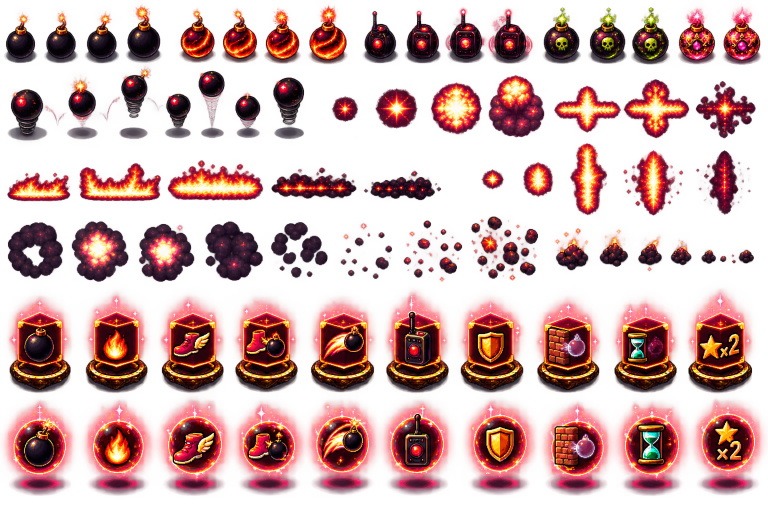
#> input picture assets/src/effects_sheet.png, 1536 x 1024 px, found by its file name (shown at 1/2 size)
$ python cut_fire.py
#> lines starting #> are read from the running program, lines starting #| are printed output that depends on the picture; after the words box and inside, x2 and y2 are one past the last pixel; in counts of white or black regions, pixels touching at a corner belong together
### tools/spritecut.py
"""shared helpers: key, premultiplied downscale, shared-palette quantise, sheets"""
from PIL import Image
import numpy as np
from scipy import ndimage

# [33 lines left out: functions key, largest_blob, fit, not called in this run]

def quantise(frames, ncol):
    arrs=[np.array(f) for f in frames]
    pix=np.concatenate([a[a[...,3]>=128][:,:3] for a in arrs])
    side=int(np.ceil(np.sqrt(len(pix)))); pad=np.zeros((side*side,3),'uint8'); pad[:len(pix)]=pix; pad[len(pix):]=pix[:side*side-len(pix)]
    pal_img=Image.fromarray(pad.reshape(side,side,3)).quantize(colors=ncol,method=Image.MEDIANCUT,dither=Image.NONE)
    pal=np.array(pal_img.getpalette()[:ncol*3]).reshape(-1,3)
    out=[]
    for a in arrs:
        m=a[...,3]>=128; rgb=a[...,:3].astype(int)
        idx=((rgb[...,None,:]-pal[None,None,:,:])**2).sum(-1).argmin(-1)
        q=np.zeros_like(a); q[...,:3]=pal[idx]; q[...,3]=np.where(m,255,0); q[~m,:3]=0
        out.append(Image.fromarray(q.astype('uint8'),'RGBA'))
    return out, pal

def sheet(frames, cols, scale=1, bg=(0,0,0,0)):
    fw=max(f.width for f in frames); fh=max(f.height for f in frames); rows=(len(frames)+cols-1)//cols
    s=Image.new('RGBA',(fw*cols,fh*rows),bg)
    for i,f in enumerate(frames): s.paste(f,((i%cols)*fw,(i//cols)*fh),f)
    if scale>1: s=s.resize((s.width*scale,s.height*scale),Image.NEAREST)
    return s

### tools/cut_fire.py
"""Fire tiles from the effects sheet (painted gradient bg, so key by fire brightness, not bg distance).
Horizontal arm tiles from the 3 horizontal strips, vertical from the 2 vertical strips, centre from the cross. All 48x48."""
import sys, os; sys.path.insert(0,'tools')
from spritecut import *
from PIL import Image
import numpy as np
from scipy import ndimage
A='assets/sprites/48/anim'; W='work'; T=48
sheet_im=np.array(Image.open('assets/src/effects_sheet.png').convert('RGBA')).astype(float)
BOX={'h0':(26,362,129,396),'h1':(170,338,309,399),'h2':(345,347,516,393),'v0':(1155,293,1196,420),'v1':(1289,312,1324,415),'c0':(1118,179,1233,255),'c1':(1259,172,1369,263)}
def fire_key(cell, pad=6):
    r,g,b=cell[...,0],cell[...,1],cell[...,2]; heat=np.clip((r+g-260)/120,0,1)*np.clip((r-90)/80,0,1)    # bright + warm = fire
    a=cell.copy(); a[...,3]=heat*255; return a
def tile(name, thick):
    """scale so the strip's thin dimension = thick px, then CROP the long dimension to the tile (never stretch)"""
    x0,y0,x1,y1=BOX[name]; c=fire_key(sheet_im[y0-4:y1+4, x0-4:x1+4])
    im=Image.fromarray(c.astype('uint8'),'RGBA'); horizontal=im.width>=im.height
    s=thick/(im.height if horizontal else im.width)
    small=im.convert('RGBa').resize((max(1,round(im.width*s)),max(1,round(im.height*s))),Image.LANCZOS).convert('RGBA')
    fr=Image.new('RGBA',(T,T),(0,0,0,0)); fr.paste(small,((T-small.width)//2,(T-small.height)//2),small); return fr
# ONE master: the vertical beam strips. Horizontal = the same beam turned 90 degrees, centre = both overlaid (brighter core). One style for the whole cross.
v=[tile('v0',38),tile('v1',38),tile('v0',38).transpose(Image.FLIP_TOP_BOTTOM)]
#> in tile, `fr = Image.new('RGBA', (T, T), (0, 0, 0, 0))`: fr: PIL image 48x48 RGBA; every value is 0
#> call 2 of tile, with name = 'v1', thick = 38
#> in tile (call 2), `x0, y0, x1, y1 = BOX[name]`: x0 = 1289; y0 = 312; x1 = 1324; y1 = 415
#> in tile (call 2), `fr.paste(small, ((T - small.width) // 2, (T - small.height) // 2), sma`:
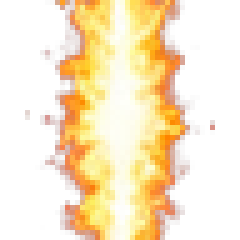
#> fr: PIL image 48x48 RGBA (shown 5 times larger); mean R, G, B, A 115.2, 90.4, 56.7, 108.6; transparent parts drawn white
h=[t.transpose(Image.ROTATE_90) for t in v]
#> h = 3 items
def overlay(a,b):
    A=np.array(a).astype(int); B=np.array(b).astype(int); out=A.copy()
    m=B[...,3]>A[...,3]; out[m]=B[m]
    both=(A[...,3]>128)&(B[...,3]>128); out[both,:3]=np.clip(np.maximum(A[both,:3],B[both,:3])+30,0,255)   # hotter where the beams cross
    return Image.fromarray(out.astype('uint8'),'RGBA')
c=[overlay(v[i],h[i]) for i in range(3)]
#> in overlay, `m = B[..., 3] > A[..., 3]`:
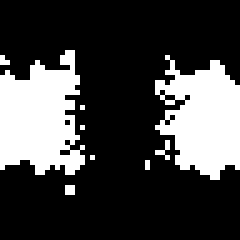
#> m: shape (48, 48) bool (shown 5 times larger); 26.1% white; 9 white regions (7 under 20 px), largest, box (x1, y1, x2, y2) and area: (0, 10, 17, 35) 301, (31, 11, 48, 36) 283
#> in overlay, `both = (A[..., 3] > 128) & (B[..., 3] > 128)`: both: shape (48, 48) bool; 21.1% white; 3 white regions (2 under 20 px), largest, box (x1, y1, x2, y2) and area: (12, 9, 39, 36) 478
#> in overlay (call 2), `m = B[..., 3] > A[..., 3]`: m: shape (48, 48) bool; 30.3% white; 5 white regions (3 under 20 px), largest, box (x1, y1, x2, y2) and area: (0, 11, 17, 40) 367, (30, 11, 48, 37) 324
#> in overlay (call 2), `both = (A[..., 3] > 128) & (B[..., 3] > 128)`: both: shape (48, 48) bool; 21.5% white; 5 white regions (4 under 20 px), largest, box (x1, y1, x2, y2) and area: (12, 11, 37, 36) 491
#> in overlay (call 3), `m = B[..., 3] > A[..., 3]`: m: shape (48, 48) bool; 26.4% white; 10 white regions (8 under 20 px), largest, box (x1, y1, x2, y2) and area: (0, 12, 19, 36) 307, (31, 12, 48, 35) 283
#> c = 3 items
allf=h+v+c
#> allf = 9 items
q,pal=quantise(allf,32)
#> in quantise, `side = int(np.ceil(np.sqrt(len(pix))))`: side = 97
#> in quantise, `pal_img=Image.fromarray(pad.reshape(side,side,3)).quantize(colors=ncol..`:
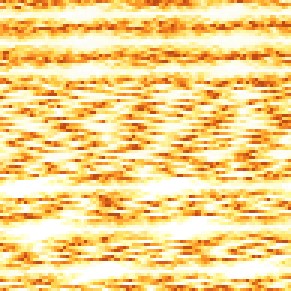
#> pal_img: PIL image 97x97 P (shown 3 times larger); mean R, G, B 249.3, 212.9, 139.3
#> in quantise, `pal=np.array(pal_img.getpalette()[:ncol*3]).reshape(-1,3)`: pal = 32 rows, first 8: [255, 255, 255], [255, 255, 250], [253, 254, 249], [254, 254, 240], [254, 254, 225], [253, 252, 244], [253, 251, 235], [253, 251, 223]
#> the loop in quantise, `for a in arrs:` made 9 passes
#> after the loop in quantise, `for a in arrs:`:
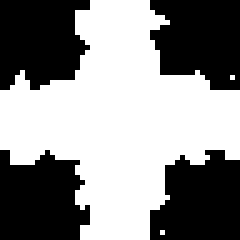
#> m: shape (48, 48) bool (shown 5 times larger); 54.3% white; 4 black regions, box (x1, y1, x2, y2) and area: (0, 0, 18, 18) 265, (30, 0, 48, 18) 265, (0, 30, 18, 48) 262, (30, 30, 48, 48) 260
#> after the loop in quantise, `for a in arrs:`:
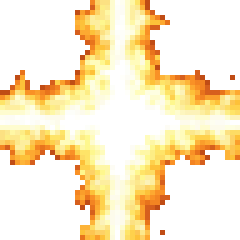
#> q: shape (48, 48, 4) (shown 5 times larger); mean of channels 0, 1, 2, 3 136, 118.9, 82.1, 138.6; transparent parts drawn white
#> after the loop in quantise, `for a in arrs:`: out = 9 items
#> q = 9 items
names=[f'fire_h_{i}' for i in range(3)]+[f'fire_v_{i}' for i in range(3)]+[f'fire_c_{i}' for i in range(3)]
for n,f in zip(names,q): f.save(f'{A}/{n}.png')
#> this loop made 9 passes
#> n on passes 1 to 9: 'fire_h_0', 'fire_h_1', 'fire_h_2', 'fire_v_0', 'fire_v_1', 'fire_v_2', 'fire_c_0', 'fire_c_1', 'fire_c_2'
#> pass 1, `for n,f in zip(names,q): f.save(f'{A}/{n}.png')`:
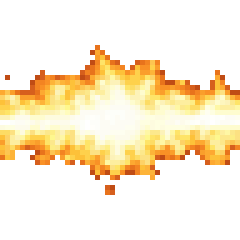
#> saved as fire_h_0.png: PIL image 48x48 RGBA (shown 5 times larger); mean R, G, B, A 93.8, 78.9, 50.2, 96.2; transparent parts drawn white
sheet(q,9,4,bg=(90,20,30,255)).save(f'{W}/strip_fire.png'); print('fire tiles',len(q))
#> in sheet, `fw = max((f.width for f in frames))`: fw = 48
#> in sheet, `rows = (len(frames) + cols - 1) // cols`: rows = 1
#> the loop in sheet, `for i,f in enumerate(frames): s.paste(f,((i%cols)*fw,(i//cols)*fh),f)` made 9 passes
#> in sheet, `if scale>1: s=s.resize((s.width*scale,s.height*scale),Image.NEAREST)`:
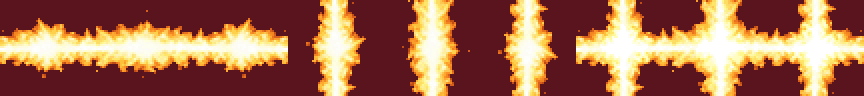
#> s: PIL image 1728x192 RGBA (shown at 1/2 size); mean R, G, B, A 162, 107.3, 79.6, 255
#| fire tiles 9
